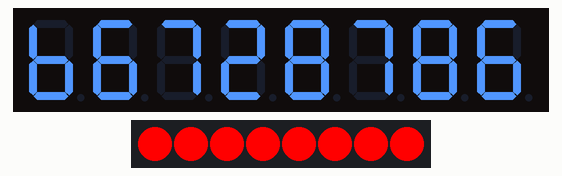
This sketch was run on a simulated Arduino Mega 2560, built with avr-gcc and run on an emulated ATmega2560. Parts: 8-digit seven-segment display, 8 RGB LEDs in strip order, left to right. Wiring (inferred from the names in the program): TM1638 display and keys: STB pin 5; clock pin 18; DIO pin 23.

Above: at 0.1 s.

The sketch:

4.1BID.ino
```cpp
// กำหนดขาเชื่อมต่อ
#define STB 5
#define CLK 18
#define DIO 23

// ข้อมูล Segment สำหรับรหัส B 6 7 1 1 6 4 1 (รูปแบบ 8-bit)
// โครงสร้างบิต: 0b (DP)(G)(F)(E)(D)(C)(B)(A)
const uint8_t myID[] = {
  0x7C, // b  (0b01111100)
  0x7D, // 6  (0b01111101)
  0x07, // 7  (0b00000111)
  0x5B, // 1  (0b-0101-1011)
  0x7F, // 8
  0x07, // 7  (0b00000111)
  0x7F, // 8
  0x7D, // 6  (0b01111101)

};

void sendCommand(uint8_t value) {
  digitalWrite(STB, LOW);
  shiftOut(DIO, CLK, LSBFIRST, value);
  digitalWrite(STB, HIGH);
}

void sendData(uint8_t addr, uint8_t data) {
  sendCommand(0x44); // ตั้งค่าแบบ Fixed Address
  digitalWrite(STB, LOW);
  shiftOut(DIO, CLK, LSBFIRST, 0xC0 | addr); // ส่งตำแหน่ง Address (0xC0, 0xC2, ...)
  shiftOut(DIO, CLK, LSBFIRST, data);        // ส่งข้อมูล Segment
  digitalWrite(STB, HIGH);
}

void setup() {
  pinMode(STB, OUTPUT);
  pinMode(CLK, OUTPUT);
  pinMode(DIO, OUTPUT);

  digitalWrite(STB, HIGH);

  sendCommand(0x8F); // เปิดหน้าจอ + ตั้งความสว่างสูงสุด (0x88 - 0x8F)

  // ล้างหน้าจอและไฟ LED ทั้งหมด
  for (int i = 0; i < 16; i++) {
    sendData(i, 0x00);
  }
}

void loop() {
  // แสดงผลตัวเลข 8 หลักตาม Array myID
  for (int i = 0; i < 8; i++) {
    // TM1638 ตำแหน่งตัวเลขจะอยู่ที่ Address คู่: 0, 2, 4, 6, 8, 10, 12, 14
    sendData(i * 2, myID[i]);

    // สั่งเปิดไฟ LED สีแดงด้านบน (Address คี่: 1, 3, 5, 7, 9, 11, 13, 15)
    sendData((i * 2) + 1, 0x01);
  }

  delay(1000);
}
```
